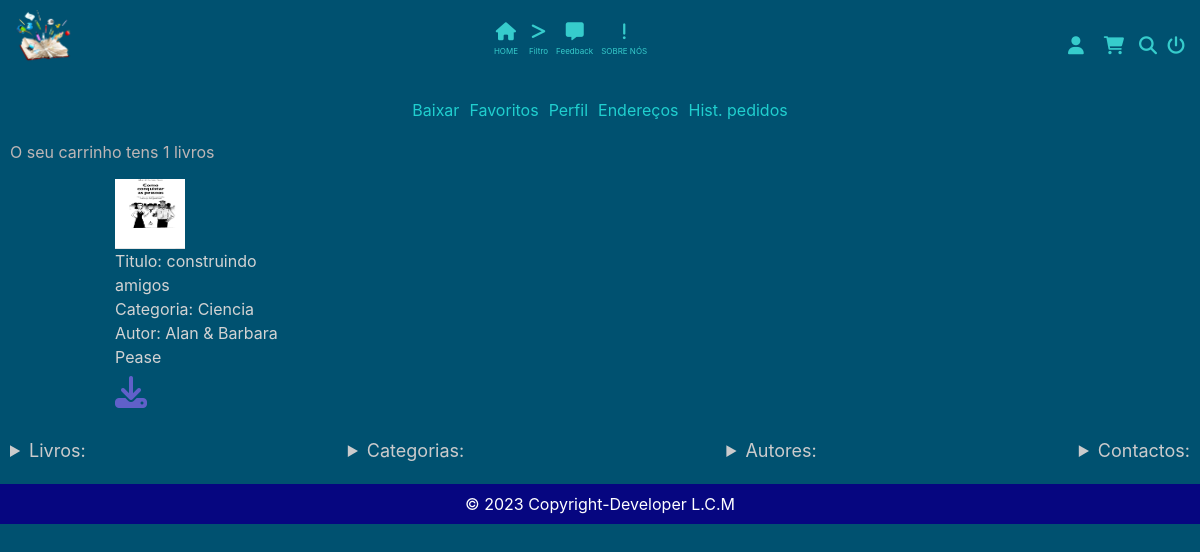
The page /carrinhos/BaixarLivros (signed in) on the database its author committed.
### tables this page shows
CREATE TABLE `carrinho` (
  `id_carrinho` int(6) NOT NULL,
  `id_usuario` int(6) NOT NULL,
  `id_livro` int(6) NOT NULL
);

CREATE TABLE `livro` (
  `id_livro` int(6) NOT NULL,
  `url_capa` varchar(200) NOT NULL,
  `url_livro` varchar(200) NOT NULL,
  `titulo` varchar(50) NOT NULL,
  `preco` float(10,2) NOT NULL,
  `id_categoria` int(6) NOT NULL,
  `id_autor` int(6) NOT NULL
);

CREATE TABLE `categoria` (
  `id_categoria` int(6) NOT NULL,
  `nome` varchar(30) NOT NULL
);

CREATE TABLE `autor` (
  `id_autor` int(6) NOT NULL,
  `nome` varchar(60) NOT NULL
);

### app/Controllers/Carrinhos.php (called while the page is built, shortened)
<?php
class Carrinhos extends Controller{
    public function __construct()
    {
        $this->carrinhoModel = $this->model('Carrinho');
    }
    public function BaixarLivros(){
        $dados =[
            'itensCarrinho' => $this->carrinhoModel->lerItensCarrinho($_SESSION['usuario_id']),
            'QTI' =>$this->carrinhoModel->QTCarrinho($_SESSION['usuario_id'])
         ];
         $this->view('carrinho/BaixarLivros', $dados);
     }
}

### app/Libraries/Rota.php (called while the page is built, shortened)
<?php
class Rota{
    private $metodo = 'index';
    public function __construct()
    {
        $url = $this->url() ? $this->url() : [0];
        if(file_exists('../app/Controllers/'.ucwords($url[0]).'.php')):
            unset($url[0]);
        endif;
        $this->controlador = new $this->controlador;
        if(isset($url[1])):
            if(method_exists($this->controlador, $url[1])):
                $this->metodo = $url[1];
                unset($url[1]);
            endif;
        endif;
        $this->parametros = $url ? array_values($url) : [];
        call_user_func_array([$this->controlador, $this->metodo], $this->parametros);
    }
    private function url(){
        $url = filter_input(INPUT_GET,'url', FILTER_SANITIZE_URL);
        if(isset($url)):
            $url = trim(rtrim($url,'/'));
            $url = explode('/', $url);
            return $url;
        endif;
    }
}

### app/Libraries/Database.php (called while the page is built, shortened)
<?php
class Database {
    private $host = DB['HOST'];
    private $usuario = DB['USUARIO'];
    private $senha = DB['SENHA'];
    private $banco = DB['BANCO'];
    private $porta = DB['PORTA'];
    private $dbh;
    private $stmt;
    public function __construct()
    {
        $dsn = 'mysql:host='.$this->host.';port='.$this->porta.';dbname='.$this->banco;
        $opcoes = [
            PDO::ATTR_PERSISTENT => true,
            PDO::ATTR_ERRMODE => PDO::ERRMODE_EXCEPTION
        ];
        try {
            $this->dbh = new PDO($dsn, $this->usuario, $this->senha, $opcoes);
        } catch (PDOException $e) {
            print "Error!: ".$e->getMessage() . "<br/>";
            die();
        }
    }
    public function query($sql){
        $this->stmt = $this->dbh->prepare($sql);
    }
    public function bind($parametro, $valor, $tipo = null){
        if(is_null($tipo)):
            switch(true):
                case is_int($valor):
                    $tipo = PDO::PARAM_INT;
                break;
            endswitch;
        endif;
        $this->stmt->bindValue($parametro, $valor, $tipo);
    }
    public function executa(){
        return $this->stmt->execute();
    }
    public function resultados(){
        $this->executa();
        return $this->stmt->fetchAll(PDO::FETCH_OBJ);
    }
}

### app/Models/Carrinho.php (called while the page is built, shortened)
<?php
class Carrinho{
    private $db;
    public function __construct()
    {
        $this->db = new Database();
    }
     public function lerItensCarrinho($id_usuario){
        $this->db->query("SELECT *,
        livro.id_livro as livroId,
        categoria.id_categoria as categoriaId,
        categoria.nome as categoriaNome,
        autor.id_autor as autorId,
        autor.nome as autorNome
         FROM carrinho
         INNER JOIN livro ON
         carrinho.id_livro = livro.id_livro
         INNER JOIN categoria ON
         livro.id_categoria = categoria.id_categoria
          INNER JOIN autor ON
          livro.id_autor = autor.id_autor
          WHERE  carrinho.id_usuario = :id_usuario
          ORDER BY carrinho.id_livro DESC ");
            $this->db->bind("id_usuario",$id_usuario);
        return $this->db->resultados();
    }
    public function QTCarrinho($id_usuario){
        $this->db->query("SELECT count(*)
         FROM carrinho
          WHERE  carrinho.id_usuario = :id_usuario
          ");
            $this->db->bind("id_usuario",$id_usuario);
        return $this->db->resultados();
    }
}

### app/autoload.php (called while the page is built, shortened)
<?php
spl_autoload_register(function ($classe){
    $diretorios = [
        'Libraries',
        'Helpers'
    ];
    foreach($diretorios as $diretorio):
        $arquivo = (__DIR__.DIRECTORY_SEPARATOR.$diretorio.DIRECTORY_SEPARATOR.$classe.'.php');
    endforeach;
});

### app/Views/carrinho/BaixarLivros.php (the view, shortened to what this page needs)
<section class="links_encomenda">
   <div><a href="<?= URL ?>/carrinhos/BaixarLivros">Baixar</a>
     </div>
     <div><a href="<?= URL ?>/usuarios/livros_favoritos">Favoritos</a>
     </div>
     <div><a href="<?= URL ?>/usuarios/meu_perfil/<?= $_SESSION['usuario_id']; ?>">Perfil</a>
     </div>
     <div><a href="<?= URL ?>/usuarios/meus_enderecos">Endereços</a>
     </div>
     <div><a href="<?= URL ?>/usuarios/historico_pedidos">Hist. pedidos</a>
    </div>
 </section>
<section class="section_info">
  <span>O seu carrinho tens <?php echo $dados['QTI'][0]->{'count(*)'}; ?> livros</span>
</section>
 <article class="itens_no_carrinho" >
  <?php   foreach($dados['itensCarrinho'] as $IC):
     ?>
<section class="section_info_itens_no_carrinho1">
  <div class="div_capa_livro" style="height: 70px; width: 70px;"><img  src="<?= URL ?>/public/uploads/capa/<?= $IC->url_capa ?>"  alt=""></div> <div  class="info_itens_carrinho2"><span>Titulo: <?= $IC->titulo ?></span> <span>Categoria: <?= $IC->categoriaNome ?></span> <span>Autor: <?= $IC->autorNome ?>  </div> <DIV>
               <a class="btn_del_iten_carrinho" style="color:#6060c9;" href="<?= URL ?>/public/uploads/Livros_pdf/<?= $IC->url_livro ?>" download><i class="fa-solid fa-download"></i></a> </DIV>
</section>
<?php endforeach ?>
</article>

### public/css/style.css (style rules this page uses)
* { margin: 0; padding: 0; text-decoration: none; transition: all ease 0.1s; }
* a { color: rgb(32, 207, 207); }
html, body { scroll-behavior: smooth; }
body { background-color: rgb(0, 81, 112); }
.div_capa_livro img { height: 100%; width: 100%; }
.div_capa_livro { height: 150px; width: 150px; }
.links_encomenda { display: flex; justify-content: center; flex-wrap: wrap; }
.links_encomenda div { display: flex; align-items: center; padding: 0px 5px; height: 40px; }
.itens_no_carrinho { justify-items: center; justify-content: space-between; display: grid; grid-template-columns: 25% 25% 25% 25%; }
@media (min-width:700px) and (max-width:1290px) { .itens_no_carrinho { grid-template-columns: 33.333333333% 33.333333333% 33.333333333%; } }
.section_info_itens_no_carrinho1 { margin-top: 5px; justify-content: flex-start; align-content: flex-start; flex-direction: column; display: flex; }
.section_info_itens_no_carrinho1 div { margin-left: 5px; margin-right: 5px; width: 170px; }
.section_info_itens_no_carrinho1 span { color: rgb(211, 211, 211); display: block; font-size: 1em; }
.btn_del_iten_carrinho { background: transparent; border: none; color: rgba(138, 27, 27, 0.527); font-size: 2em; }
.section_info { margin: 10px 10px; display: flex; flex-direction: column; }
.section_info span { color: rgb(190, 182, 182); }

### rows shown on the page
carrinho: id_livro.url_capa (picture), id_livro.titulo "construindo amigos", categoria.nome "Ciencia", autor.nome "Alan & Barbara Pease"

### other values the page prints
$dados['QTI'][0]->{'count(*)'} "1"
